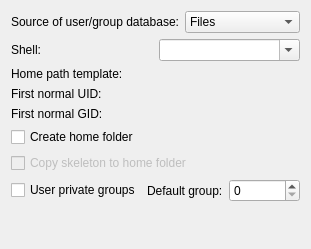
<ui version="4.0" >
 <class>KU_GeneralSettings</class>
 <widget class="QWidget" name="KU_GeneralSettings" >
  <property name="geometry" >
   <rect>
    <x>0</x>
    <y>0</y>
    <width>311</width>
    <height>249</height>
   </rect>
  </property>
  <layout class="QVBoxLayout" >
   <property name="margin" >
    <number>11</number>
   </property>
   <property name="spacing" >
    <number>6</number>
   </property>
   <item>
    <layout class="QHBoxLayout" >
     <property name="margin" >
      <number>0</number>
     </property>
     <property name="spacing" >
      <number>6</number>
     </property>
     <item>
      <widget class="QLabel" name="textLabel1" >
       <property name="text" >
        <string>Source of user/group database:</string>
       </property>
       <property name="buddy" >
        <cstring>kcfg_source</cstring>
       </property>
      </widget>
     </item>
     <item>
      <widget class="KComboBox" name="kcfg_source" >
       <item>
        <property name="text" >
         <string>Files</string>
        </property>
       </item>
       <item>
        <property name="text" >
         <string>LDAP</string>
        </property>
       </item>
       <item>
        <property name="text" >
         <string>System</string>
        </property>
       </item>
      </widget>
     </item>
    </layout>
   </item>
   <item>
    <layout class="QGridLayout" >
     <property name="margin" >
      <number>0</number>
     </property>
     <property name="spacing" >
      <number>6</number>
     </property>
     <item row="1" column="1" >
      <widget class="KLineEdit" name="kcfg_homepath" />
     </item>
     <item row="3" column="0" >
      <widget class="QLabel" name="textLabel2" >
       <property name="text" >
        <string>First normal GID:</string>
       </property>
       <property name="buddy" >
        <cstring>kcfg_firstGID</cstring>
       </property>
      </widget>
     </item>
     <item row="1" column="0" >
      <widget class="QLabel" name="textLabel1_2" >
       <property name="text" >
        <string>Home path template:</string>
       </property>
       <property name="buddy" >
        <cstring>kcfg_homepath</cstring>
       </property>
      </widget>
     </item>
     <item row="0" column="0" >
      <widget class="QLabel" name="textLabel1_3" >
       <property name="text" >
        <string>Shell:</string>
       </property>
       <property name="buddy" >
        <cstring>kcfg_shell</cstring>
       </property>
      </widget>
     </item>
     <item row="0" column="1" >
      <widget class="KComboBox" name="kcfg_shell" >
       <property name="editable" >
        <bool>true</bool>
       </property>
      </widget>
     </item>
     <item row="2" column="0" >
      <widget class="QLabel" name="textLabel1_3_2" >
       <property name="text" >
        <string>First normal UID:</string>
       </property>
       <property name="buddy" >
        <cstring>kcfg_firstUID</cstring>
       </property>
      </widget>
     </item>
     <item row="3" column="1" >
      <widget class="KLineEdit" name="kcfg_firstGID" />
     </item>
     <item row="2" column="1" >
      <widget class="KLineEdit" name="kcfg_firstUID" />
     </item>
    </layout>
   </item>
   <item>
    <widget class="QCheckBox" name="kcfg_createHomeDir" >
     <property name="text" >
      <string>Create home folder</string>
     </property>
    </widget>
   </item>
   <item>
    <widget class="QCheckBox" name="kcfg_copySkel" >
     <property name="enabled" >
      <bool>false</bool>
     </property>
     <property name="text" >
      <string>Copy skeleton to home folder</string>
     </property>
    </widget>
   </item>
   <item>
    <layout class="QHBoxLayout" >
     <property name="margin" >
      <number>0</number>
     </property>
     <property name="spacing" >
      <number>6</number>
     </property>
     <item>
      <widget class="QCheckBox" name="kcfg_userPrivateGroup" >
       <property name="text" >
        <string>User private groups</string>
       </property>
      </widget>
     </item>
     <item>
      <widget class="QLabel" name="textLabel1_4" >
       <property name="text" >
        <string>Default group:</string>
       </property>
       <property name="buddy" >
        <cstring>kcfg_defaultgroup</cstring>
       </property>
      </widget>
     </item>
     <item>
      <widget class="KIntSpinBox" name="kcfg_defaultgroup" >
       <property name="maximum" >
        <number>65536</number>
       </property>
      </widget>
     </item>
    </layout>
   </item>
   <item>
    <spacer>
     <property name="orientation" >
      <enum>Qt::Vertical</enum>
     </property>
     <property name="sizeType" >
      <enum>QSizePolicy::Expanding</enum>
     </property>
     <property name="sizeHint" >
      <size>
       <width>20</width>
       <height>16</height>
      </size>
     </property>
    </spacer>
   </item>
  </layout>
 </widget>
 <customwidgets>
  <customwidget>
   <class>KComboBox</class>
   <extends>QComboBox</extends>
   <header>kcombobox.h</header>
   <container>0</container>
   <pixmap></pixmap>
  </customwidget>
  <customwidget>
   <class>KLineEdit</class>
   <extends></extends>
   <header>klineedit.h</header>
   <container>0</container>
   <pixmap></pixmap>
  </customwidget>
  <customwidget>
   <class>KIntSpinBox</class>
   <extends>QSpinBox</extends>
   <header>knuminput.h</header>
  </customwidget>
 </customwidgets>
 <tabstops>
  <tabstop>kcfg_source</tabstop>
  <tabstop>kcfg_shell</tabstop>
  <tabstop>kcfg_homepath</tabstop>
  <tabstop>kcfg_firstUID</tabstop>
  <tabstop>kcfg_firstGID</tabstop>
  <tabstop>kcfg_createHomeDir</tabstop>
  <tabstop>kcfg_copySkel</tabstop>
  <tabstop>kcfg_userPrivateGroup</tabstop>
 </tabstops>
 <resources/>
 <connections>
  <connection>
   <sender>kcfg_userPrivateGroup</sender>
   <signal>toggled(bool)</signal>
   <receiver>kcfg_defaultgroup</receiver>
   <slot>setDisabled(bool)</slot>
   <hints>
    <hint type="sourcelabel" >
     <x>68</x>
     <y>208</y>
    </hint>
    <hint type="destinationlabel" >
     <x>258</x>
     <y>209</y>
    </hint>
   </hints>
  </connection>
  <connection>
   <sender>kcfg_createHomeDir</sender>
   <signal>toggled(bool)</signal>
   <receiver>kcfg_copySkel</receiver>
   <slot>setEnabled(bool)</slot>
   <hints>
    <hint type="sourcelabel" >
     <x>155</x>
     <y>157</y>
    </hint>
    <hint type="destinationlabel" >
     <x>155</x>
     <y>182</y>
    </hint>
   </hints>
  </connection>
 </connections>
</ui>
